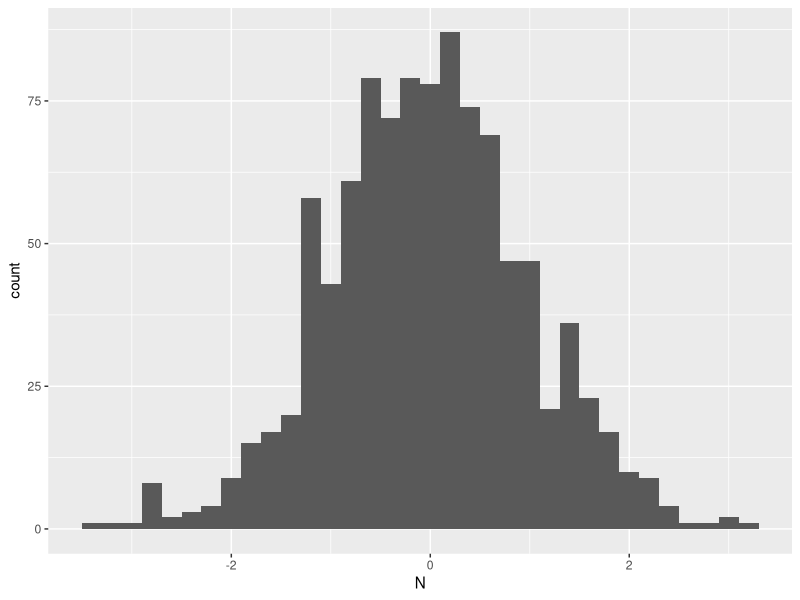
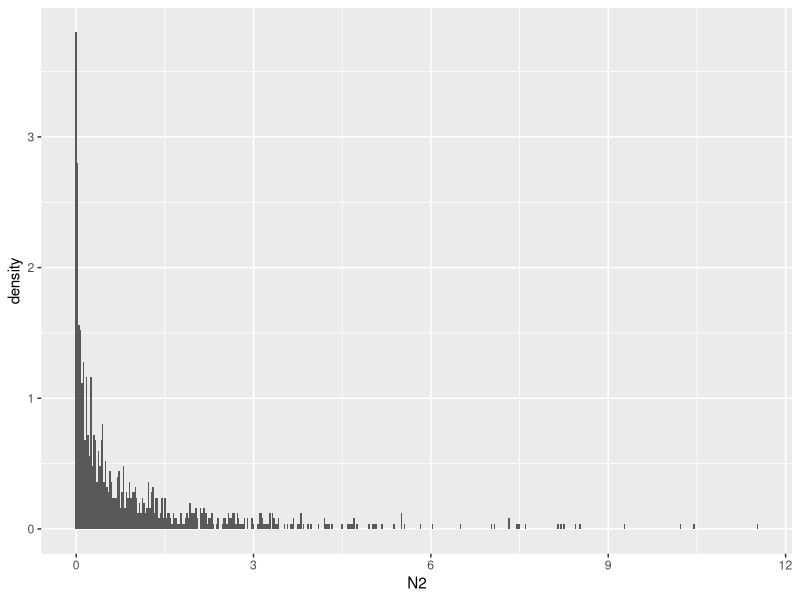
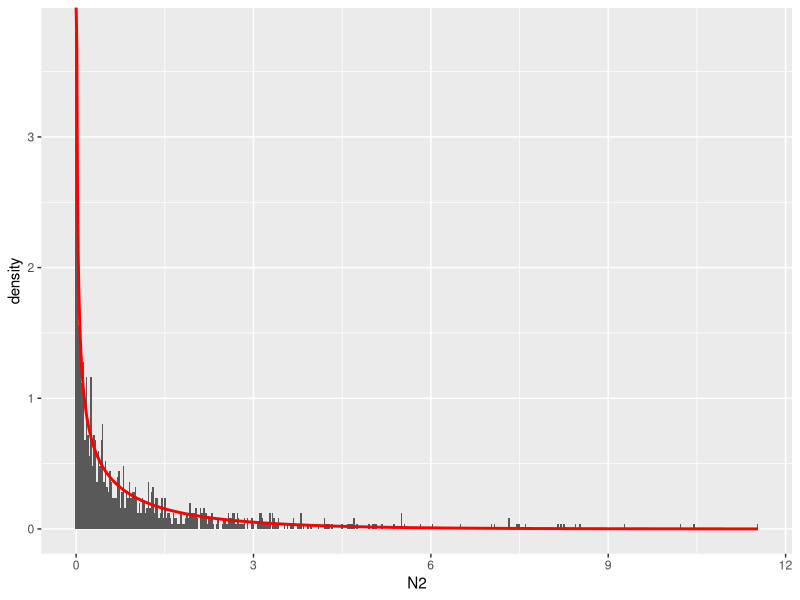
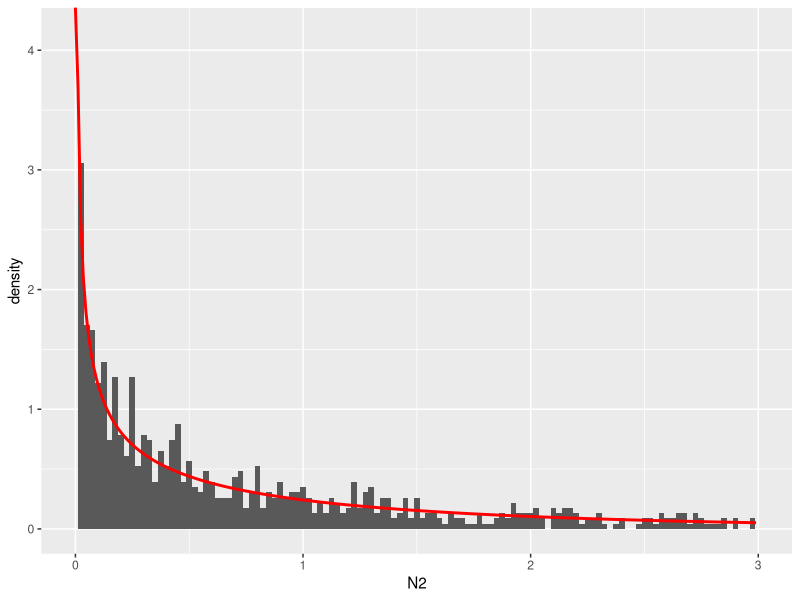
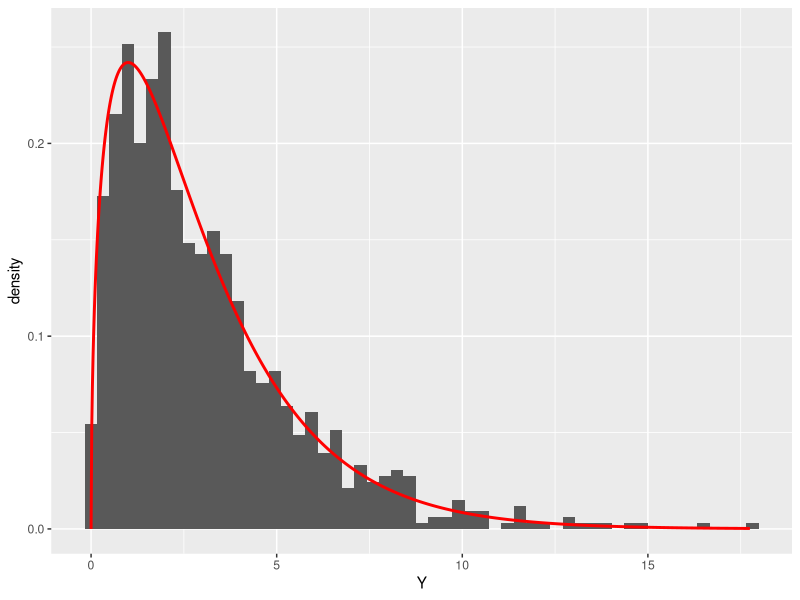
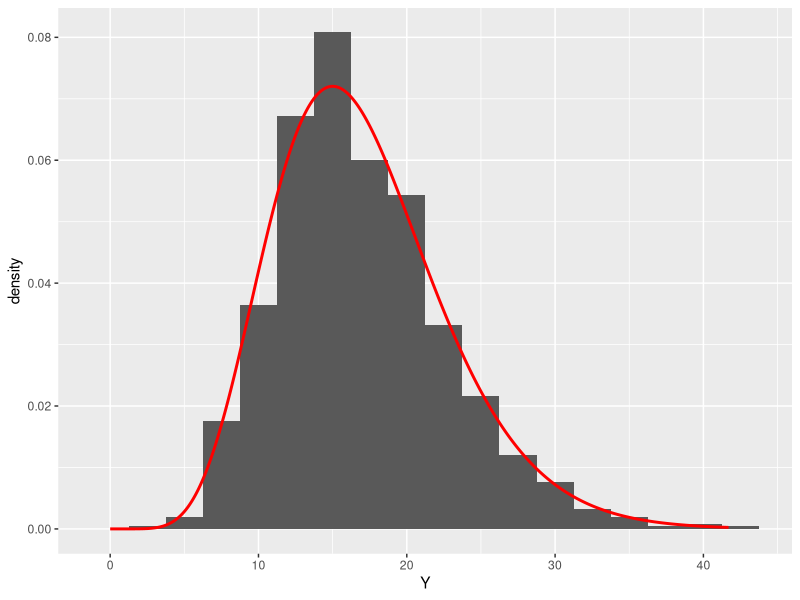

Generate these figures, in order, with R:
### investigate relationship between Normal and Chi-Square
set.seed(1234)

### 1. We're told that X ~ Chisq(1) is just X = Z^2, where Z ~ N(0,1), let's test that.
library(ggplot2)
normal.sample <- rnorm(n=1000)
normal.squared <- normal.sample^2
x.sequence <- seq(from=0,to=max(normal.squared),length.out=1000)
chi.sq.density <- dchisq(x=x.sequence,df=1)

### store everything in a dataframe
df <- data.frame(X=x.sequence,N=normal.sample,N2=normal.squared,X2.density=chi.sq.density)

### verify normal
ggplot(data=df) + geom_histogram(aes(x=N),binwidth=0.2)

### check out normal.squared
N2.plot <- ggplot(data=df) + geom_histogram(aes(x=N2,y=..density..),binwidth=0.025)
show(N2.plot)

### now overlay chisq(1) density
N2.plot <- N2.plot + geom_line(aes(x=X,y=X2.density),color='red',size=1)
show(N2.plot)
### zoom in
show(N2.plot + xlim(c(0,3)))

### 2. We're told that for (independent) X1, X2, X3 ~ Chisq(1), Y=X1+X2+X3 ~ Chisq(3). Let's investigate!

X1 <- rchisq(n=1000,df=1)
X2 <- rchisq(n=1000,df=1)
X3 <- rchisq(n=1000,df=1)
Y <- X1+X2+X3

df2 <- data.frame(X=seq(from=0,to=max(Y),length.out=1000),Y=Y)
df2 <- within(df2, {density=dchisq(x=X,df=3)})

ggplot(data=df2) + geom_histogram(aes(x=Y,y=..density..),binwidth=0.33) + geom_line(aes(x=X,y=density),color='red',size=1)

### 3. We can approximate X ~ Poisson(lambda) with Y ~ N(lambda, sqrt(lambda))!

lambda.small <- 1
lambda.medium <- 25
lambda.large <- 100
lambdas <- c(lambda.small,lambda.medium,lambda.large)

### check out density of Poisson for various lambdas, as well as normal approximation.

### 4. Check out result #3 on board

W1 <- rchisq(n=1000,df=4)
W2 <- rchisq(n=1000,df=8)
W3 <- rchisq(n=1000,df=5)
Y2 <- W1+W2+W3 # should have df=17

df3 <- data.frame(X=seq(from=0,to=max(Y2),length.out=1000),Y=Y2)
df3 <- within(df3, {density=dchisq(x=X,df=17)})

ggplot(data=df3) + geom_histogram(aes(x=Y,y=..density..),binwidth=2.5) + geom_line(aes(x=X,y=density),color='red',size=1)